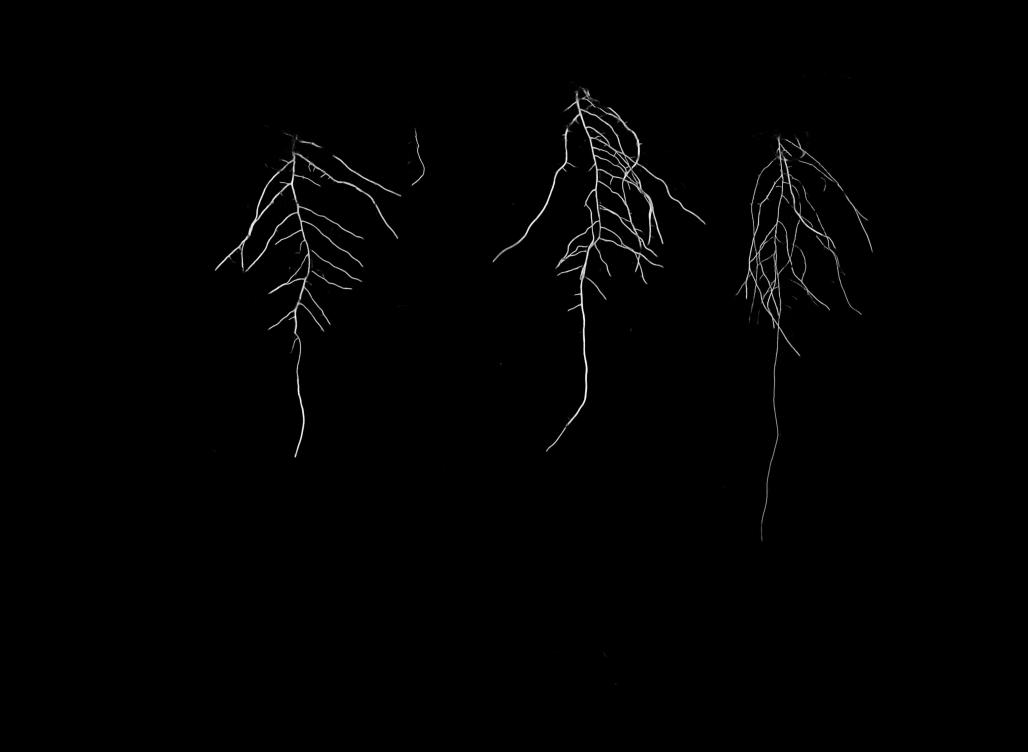
#> input picture Computer Vision Object Detection and Segmentation/Prediction Image.png, 4112 x 3006 px, given in place of output.png, which was not available (shown at 1/4 size)
$ jupyter execute --allow-errors 'project_steps - Error analysis and iteration.ipynb'   (text cells are left out)
#> lines starting #> are read from the running program, lines starting #| are printed output that depends on the picture; after the words box and inside, x2 and y2 are one past the last pixel; in counts of white or black regions, pixels touching at a corner belong together; pictures that were not available may be replaced by others from this repository, and a replacement may not be noted
[cell 1]
import cv2
import skimage
import matplotlib.pyplot as plt
import numpy as np
import matplotlib.image as mpimg
import os
import random
from tensorflow.keras.preprocessing.image import ImageDataGenerator
from tensorflow.keras.utils import to_categorical
from keras.models import Model
import keras.backend as K
from keras.layers import Input, Conv2D, MaxPooling2D, UpSampling2D, concatenate, Conv2DTranspose, BatchNormalization, Dropout, Lambda
from keras.callbacks import EarlyStopping
import cv2
import numpy as np
from skimage import measure, morphology
from skimage.color import label2rgb
import matplotlib.pyplot as plt

[cell 2]
# [67 lines left out: function dataset_generator, not called in this run]

[cell 3]
def dataset_generator(patch_size, scaling_factor, output_directory):
    X = []
    y_combined = []
    patch_file_names = []

    image_dir = ""
    mask_dir = ""

    image_paths = glob.glob(os.path.join(image_dir, "*.png"))
    mask_root_paths = glob.glob(os.path.join(mask_dir, "*_root_mask.tif"))

    image_paths.sort()
    mask_root_paths.sort()

    patch_images_dir = os.path.join(output_directory, "images_patches")
    patch_masks_dir = os.path.join(output_directory, "masks_patches")
    os.makedirs(patch_images_dir, exist_ok=True)
    os.makedirs(patch_masks_dir, exist_ok=True)

    for img_path, root_path in zip(image_paths, mask_root_paths):
        image = cv2.imread(img_path, cv2.IMREAD_GRAYSCALE)
        root_mask = cv2.imread(root_path, cv2.IMREAD_GRAYSCALE)

        image = cv2.resize(image, (0, 0), fx=scaling_factor, fy=scaling_factor)
        root_mask = cv2.resize(root_mask, (0, 0), fx=scaling_factor, fy=scaling_factor)

        image, bbox = crop_petri_dish(image)
        root_mask = apply_crop(root_mask, bbox)
        image = padder(image, patch_size)
        root_mask = padder(root_mask, patch_size)

        image = np.array(image)
        root_mask = np.array(root_mask)

        image_patches = image.reshape(-1, patch_size, patch_size)
        mask_patches = root_mask.reshape(-1, patch_size, patch_size)

        base_name = os.path.splitext(os.path.basename(img_path))[0]
        patch_names = [f"{base_name}_patch_{i}" for i in range(len(image_patches))]
        patch_file_names.extend(patch_names)

        for i, (img_patch, mask_patch, patch_name) in enumerate(zip(image_patches, mask_patches, patch_names)):
            img_patch_path = os.path.join(patch_images_dir, f"{patch_name}.png")
            mask_patch_path = os.path.join(patch_masks_dir, f"{patch_name}.png")
            cv2.imwrite(img_patch_path, img_patch)
            cv2.imwrite(mask_patch_path, mask_patch)

        X.extend(image_patches)
        y_combined.extend(mask_patches)

    X = np.array(X, dtype=np.float32) / 255.0
    y_combined = np.array(y_combined, dtype=np.float32) / 255.0

    return X, y_combined, patch_file_names

output_directory = ""
patch_size = 128
scaling_factor = 1.0

#> (the rest of this cell did not finish here and is left out)

[cell 4]
def save_patches_directly(dataset_type, patch_size, scaling_factor, output_dir, train_ratio=0.8):
    image_dir = ""
    mask_dir = ""

    image_paths = sorted(glob.glob(os.path.join(image_dir, "*.png")))
    mask_shoot_paths = sorted(glob.glob(os.path.join(mask_dir, "*_shoot_mask.tif")))
    mask_seed_paths = sorted(glob.glob(os.path.join(mask_dir, "*_seed_mask.tif")))
    mask_root_paths = sorted(glob.glob(os.path.join(mask_dir, "*_root_mask.tif")))

    train_images_dir = os.path.join(output_dir, "train_images")
    train_masks_dir = os.path.join(output_dir, "train_masks")
    val_images_dir = os.path.join(output_dir, "val_images")
    val_masks_dir = os.path.join(output_dir, "val_masks")

    os.makedirs(train_images_dir, exist_ok=True)
    os.makedirs(train_masks_dir, exist_ok=True)
    os.makedirs(val_images_dir, exist_ok=True)
    os.makedirs(val_masks_dir, exist_ok=True)

    for img_path, shoot_path, seed_path, root_path in zip(image_paths, mask_shoot_paths, mask_seed_paths, mask_root_paths):
        image = cv2.imread(img_path, cv2.IMREAD_GRAYSCALE)
        shoot_mask = cv2.imread(shoot_path, cv2.IMREAD_GRAYSCALE)
        seed_mask = cv2.imread(seed_path, cv2.IMREAD_GRAYSCALE)
        root_mask = cv2.imread(root_path, cv2.IMREAD_GRAYSCALE)

        image = cv2.resize(image, (0, 0), fx=scaling_factor, fy=scaling_factor)
        shoot_mask = cv2.resize(shoot_mask, (0, 0), fx=scaling_factor, fy=scaling_factor)
        seed_mask = cv2.resize(seed_mask, (0, 0), fx=scaling_factor, fy=scaling_factor)
        root_mask = cv2.resize(root_mask, (0, 0), fx=scaling_factor, fy=scaling_factor)

        image, bbox = crop_petri_dish(image)
        shoot_mask = apply_crop(shoot_mask, bbox)
        seed_mask = apply_crop(seed_mask, bbox)
        root_mask = apply_crop(root_mask, bbox)

        image = padder(image, patch_size)
        shoot_mask = padder(shoot_mask, patch_size)
        seed_mask = padder(seed_mask, patch_size)
        root_mask = padder(root_mask, patch_size)

        combined_mask = np.zeros_like(shoot_mask, dtype=np.uint8)
        combined_mask[shoot_mask > 0] = 1
        combined_mask[seed_mask > 0] = 2
        combined_mask[root_mask > 0] = 3

        image_patches = patchify(image, (patch_size, patch_size), step=patch_size).reshape(-1, patch_size, patch_size)
        combined_patches = patchify(combined_mask, (patch_size, patch_size), step=patch_size).reshape(-1, patch_size, patch_size, 1)

        indices = np.arange(len(image_patches))
        train_indices, val_indices = train_test_split(indices, train_size=train_ratio, random_state=42)

        for split, indices, img_dir, mask_dir in [
            ("train", train_indices, train_images_dir, train_masks_dir),
            ("val", val_indices, val_images_dir, val_masks_dir),
        ]:
            for idx in indices:
                if np.any(combined_patches[idx] > 0):
                    base_name = os.path.splitext(os.path.basename(img_path))[0]
                    img_patch_path = os.path.join(img_dir, f"{base_name}_patch_{idx}.png")
                    mask_patch_path = os.path.join(mask_dir, f"{base_name}_patch_{idx}.png")
                    cv2.imwrite(img_patch_path, (image_patches[idx]).astype(np.uint8))
                    cv2.imwrite(mask_patch_path, (combined_patches[idx].squeeze() * 255).astype(np.uint8))

output_directory = ""
dataset_type = "train"
patch_size = 128
scaling_factor = 1.0

#> (the rest of this cell did not finish here and is left out)

[cell 5]
output_dir = ""

train_images_dir = os.path.join(output_dir, "train_images", "images")
train_masks_dir = os.path.join(output_dir, "train_masks", "masks")
val_images_dir = os.path.join(output_dir, "val_images", "images")
val_masks_dir = os.path.join(output_dir, "val_masks", "masks")

def create_directory(directory):
    if not os.path.exists(directory):
        os.makedirs(directory)

create_directory(train_images_dir)
create_directory(train_masks_dir)
create_directory(val_images_dir)
create_directory(val_masks_dir)

[cell 6]
def save_patches_directly(dataset_type, patch_size, scaling_factor, output_dir, train_ratio=0.8, root_coverage_threshold=0.8):
    image_dir = ""
    mask_root_dir = ""

    image_paths = sorted(glob.glob(os.path.join(image_dir, "*.png")))
    mask_root_paths = sorted(glob.glob(os.path.join(mask_root_dir, "*_root_mask.tif")))
    mask_seed_paths = sorted(glob.glob(os.path.join(mask_root_dir, "*_seed_mask.tif")))

    train_images_dir = os.path.join(output_dir, "train_images", "images")
    train_masks_dir = os.path.join(output_dir, "train_masks", "masks")
    val_images_dir = os.path.join(output_dir, "val_images", "images")
    val_masks_dir = os.path.join(output_dir, "val_masks", "masks")

    os.makedirs(train_images_dir, exist_ok=True)
    os.makedirs(train_masks_dir, exist_ok=True)
    os.makedirs(val_images_dir, exist_ok=True)
    os.makedirs(val_masks_dir, exist_ok=True)

    for img_path, root_path, seed_path in zip(image_paths, mask_root_paths, mask_seed_paths):
        image = cv2.imread(img_path, cv2.IMREAD_GRAYSCALE)
        root_mask = cv2.imread(root_path, cv2.IMREAD_GRAYSCALE)
        seed_mask = cv2.imread(seed_path, cv2.IMREAD_GRAYSCALE)

        combined_mask = cv2.add(root_mask, seed_mask)

        image = cv2.resize(image, (0, 0), fx=scaling_factor, fy=scaling_factor)
        combined_mask = cv2.resize(combined_mask, (0, 0), fx=scaling_factor, fy=scaling_factor)

        image_patches = patchify(image, (patch_size, patch_size), step=patch_size).reshape(-1, patch_size, patch_size)
        mask_patches = patchify(combined_mask, (patch_size, patch_size), step=patch_size).reshape(-1, patch_size, patch_size)

        indices = np.arange(len(image_patches))
        train_indices, val_indices = train_test_split(indices, train_size=train_ratio, random_state=42)

        for split, indices, img_dir, mask_dir in [
            ("train", train_indices, train_images_dir, train_masks_dir),
            ("val", val_indices, val_images_dir, val_masks_dir),
        ]:
            for idx in indices:
                patch = mask_patches[idx]
                if np.sum(patch > 0) / patch.size >= root_coverage_threshold:
                    base_name = os.path.splitext(os.path.basename(img_path))[0]
                    img_patch_path = os.path.join(img_dir, f"{base_name}_patch_{idx}.png")
                    mask_patch_path = os.path.join(mask_dir, f"{base_name}_patch_{idx}.png")

                    cv2.imwrite(img_patch_path, image_patches[idx].astype(np.uint8))
                    cv2.imwrite(mask_patch_path, mask_patches[idx].astype(np.uint8))

output_directory = ""
dataset_type = "train"
patch_size = 128
scaling_factor = 1.0

#> (the rest of this cell did not finish here and is left out)

[cell 7]
def filter_masks_without_images(image_dir, mask_dir, output_dir, mask_suffix='_root_mask'):
    if not os.path.exists(output_dir):
        os.makedirs(output_dir)

    image_paths = glob.glob(os.path.join(image_dir, "*.png"))
    mask_paths = glob.glob(os.path.join(mask_dir, f"*{mask_suffix}.tif"))

    image_names = set(os.path.splitext(os.path.basename(image))[0] for image in image_paths)

    moved_count = 0
    for mask_path in mask_paths:
        mask_base_name = os.path.splitext(os.path.basename(mask_path))[0].replace(mask_suffix, '')

        if mask_base_name not in image_names:
            output_path = os.path.join(output_dir, os.path.basename(mask_path))
            shutil.move(mask_path, output_path)
            print(f"Moved {mask_path} to {output_path}")
            moved_count += 1

    if moved_count == 0:
        print("No unmatched masks found.")
    else:
        print(f"Total unmatched masks moved: {moved_count}")

image_directory = ""
mask_directory = ""
output_directory = ""

#> (the rest of this cell did not finish here and is left out)

[cell 8]
def rename_files_in_folder(folder_path, new_base_name, suffix_start=1):
#> called with folder_path = '', new_base_name = 'Image', suffix_start = 1
    files = [f for f in os.listdir(folder_path) if os.path.isfile(os.path.join(folder_path, f))]
    files.sort()

    for i, filename in enumerate(files, start=suffix_start):
        _, extension = os.path.splitext(filename)
        new_filename = f"{new_base_name}_{i}{extension}"
        old_file = os.path.join(folder_path, filename)
        new_file = os.path.join(folder_path, new_filename)
        os.rename(old_file, new_file)

folder1 = ""
folder2 = ""
new_base_name_images = "Image"
new_base_name_masks = "Mask"

rename_files_in_folder(folder1, new_base_name_images, 1)
rename_files_in_folder(folder2, new_base_name_masks, 1)

[cell 9]
patch_size = 128
#> (the rest of this cell did not finish here and is left out)

[cell 10]
# [19 lines left out: function reverse_crop_and_padding, not called in this run]

#> (the rest of this cell did not finish here and is left out)

[cell 11]
import cv2
import numpy as np

# [19 lines left out: function reverse_crop_and_padding, not called in this run]

#> (the rest of this cell did not finish here and is left out)

[cell 12]
path = "output.png"
image = cv2.imread(path)
#> image is the input picture: shape (3006, 4112, 3); min 0, max 255, mean 1.8
plt.imshow(image)

[cell 13]
path = "output2.png"
image = cv2.imread(path)
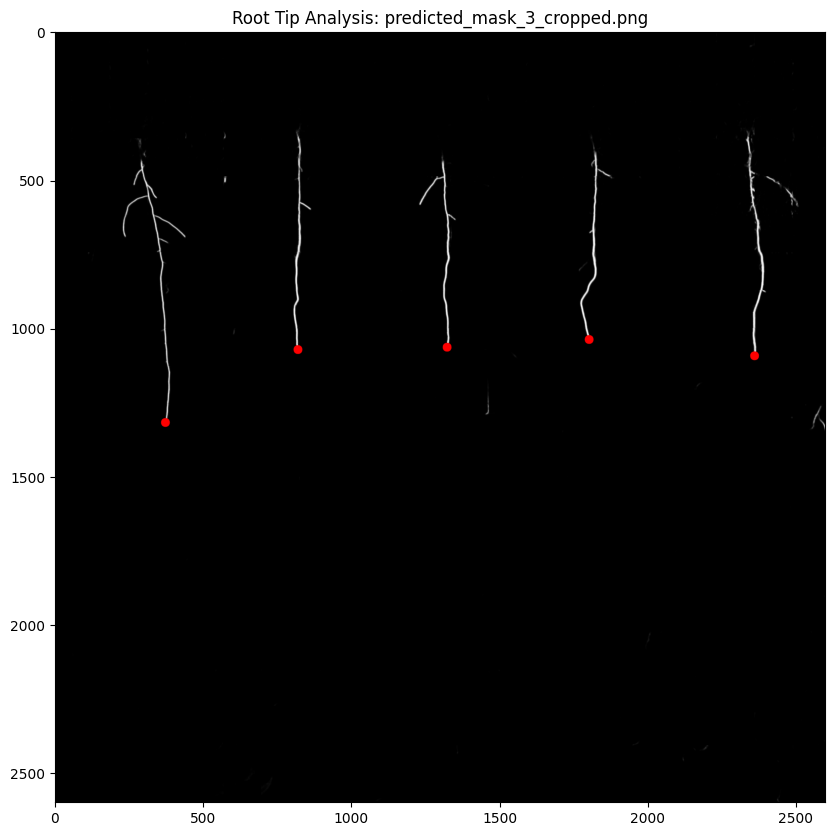
#> input picture images/output6.png, 834 x 836 px, given in place of output2.png, which was not available
#> image is the input picture: shape (836, 834, 3); mean B, G, R 37.3, 37.3, 37.4
plt.imshow(image)

[cell 14]
# [6 lines left out: function display_image, not called in this run]

image_path = ""
image = cv2.imread(image_path, cv2.IMREAD_GRAYSCALE)
#> image: shape (836, 834)

blurred = cv2.GaussianBlur(image, (5, 5), 0)

thresh = cv2.adaptiveThreshold(blurred, 200, cv2.ADAPTIVE_THRESH_GAUSSIAN_C,
                               cv2.THRESH_BINARY_INV, 11, 2)
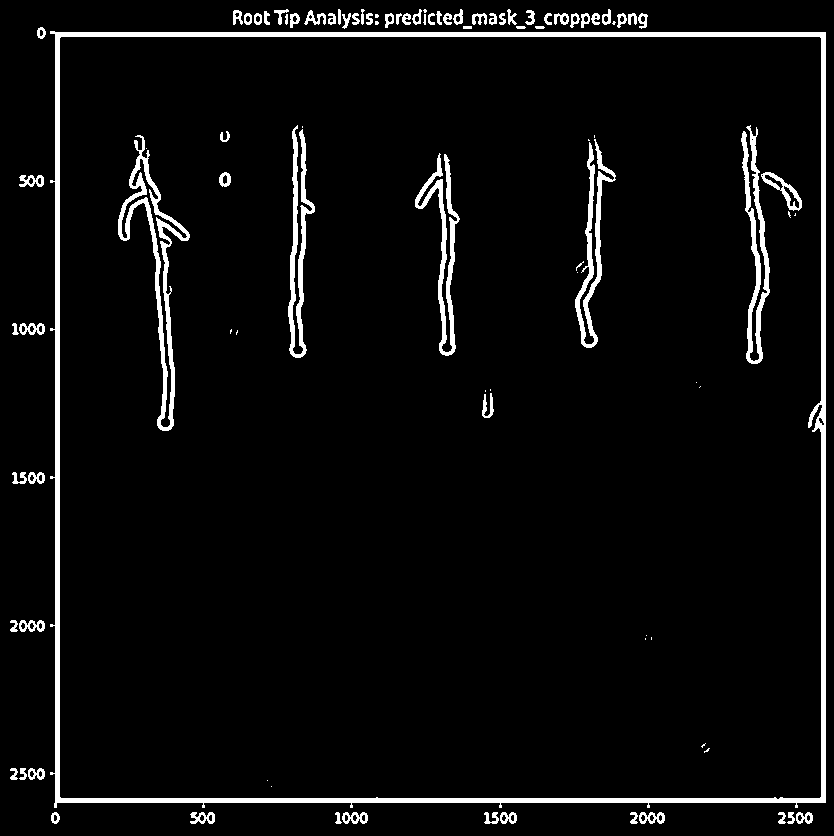
#> thresh: shape (836, 834); values 0 (black) and 200 (white), 4.9% white; 97 white regions (25 under 20 px), largest, box (x1, y1, x2, y2) and area: (50, 31, 826, 808) 15635, (118, 135, 190, 431) 3502, (741, 125, 770, 364) 2304

kernel = np.ones((3,3), np.uint8)
closing = cv2.morphologyEx(thresh, cv2.MORPH_CLOSE, kernel, iterations=2)
#> closing: shape (836, 834); values 0 (black) and 200 (white), 6.1% white; 27 white regions (9 under 20 px), largest, box (x1, y1, x2, y2) and area: (37, 9, 826, 824) 21010, (118, 135, 190, 431) 5026, (741, 125, 802, 364) 3889

num_labels, labels, stats, centroids = cv2.connectedComponentsWithStats(closing, connectivity=8)
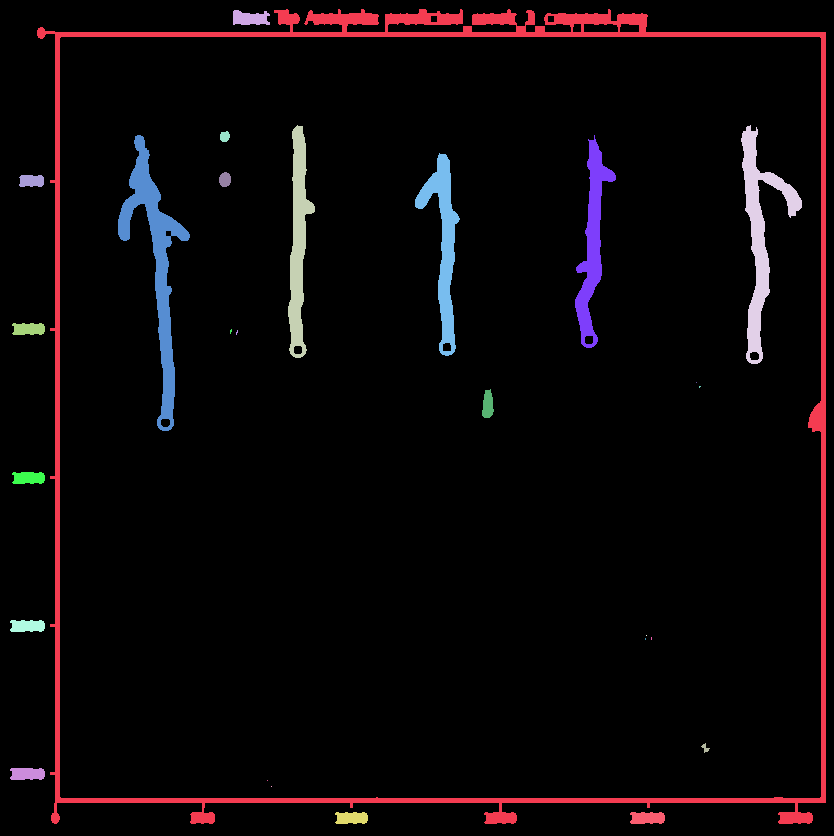
#> labels: shape (836, 834) int32; 28 distinct labels, from 0 to 27; one colour per label, 0 black
#> num_labels = 28; stats = 28 rows, first 6: [0, 0, 834, 836, 654835], [37, 9, 789, 815, 21010], [233, 10, 37, 15, 425], [288, 125, 27, 233, 3034], [741, 125, 61, 239, 3889], [220, 131, 10, 11, 88]; centroids = 28 pairs, first value 26.87 to 759.9, second value 17.95 to 817.6

sorted_stats = sorted(stats[1:], key=lambda x: x[cv2.CC_STAT_AREA], reverse=True)
#> sorted_stats = 27 items, first 6: [37, 9, 789, 815, 21010], [118, 135, 72, 296, 5026], [741, 125, 61, 239, 3889], [288, 125, 27, 233, 3034], [415, 153, 45, 203, 3030], [575, 135, 41, 213, 2990]

output_image = cv2.cvtColor(image, cv2.COLOR_GRAY2BGR)

for i in range(min(4, len(sorted_stats))):
    x, y, w, h, area = sorted_stats[i]
    cv2.rectangle(output_image, (x, y), (x+w, y+h), (0, 255, 0), 2)
#> this loop made 4 passes
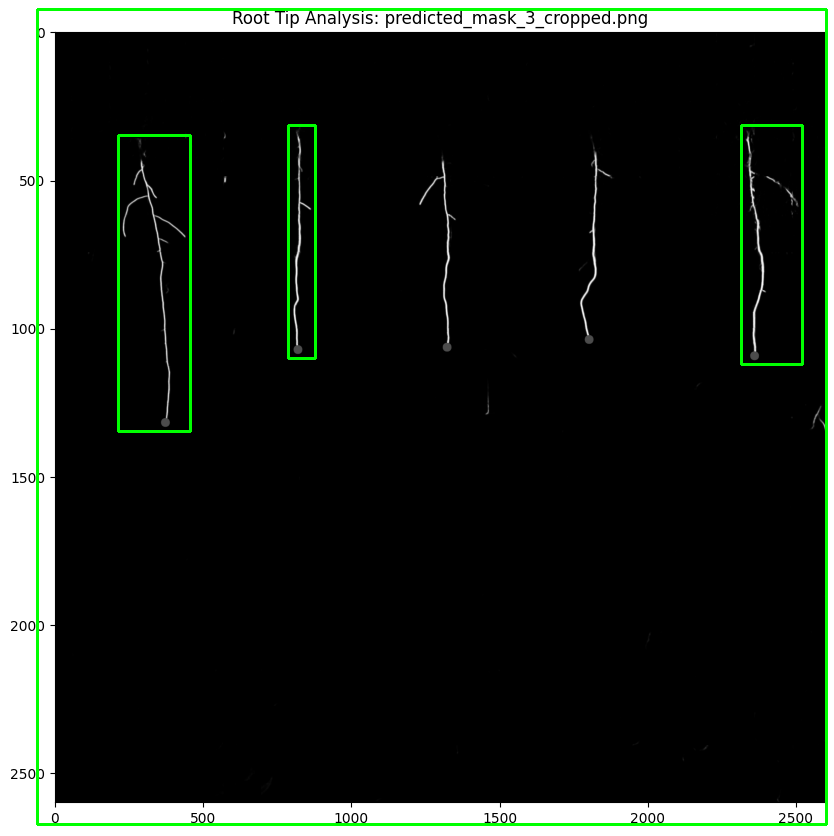
#> output_image: shape (836, 834, 3); mean B, G, R 34.2, 39.7, 34.2

[cell 15]
path = "output3.png"
image = cv2.imread(path)
#> (the rest of this cell did not finish here and is left out)

[cell 16]
image_dir = ""
output_dir = ""

#> (the rest of this cell did not finish here and is left out)

[cell 17]
def extract_number(filename):
    parts = re.findall(r'\d+', filename)
    return int(parts[-1]) if parts else 0

# [32 lines left out: functions padder, patchify, unpatchify, not called in this run]

model_path = ''
#> (the rest of this cell did not finish here and is left out)

[cell 18]
import cv2
import numpy as np
import matplotlib.pyplot as plt
from skimage import morphology, img_as_ubyte

# [13 lines left out: functions display_image, skeletonize_image, not called in this run]

image_path = r"C:\Users\emilp\Documents\Buas_Y2\Block_B\data_sets\Kaggle\predicted masks\2\predicted_mask_12.png"
color_image = cv2.imread(image_path, cv2.IMREAD_COLOR)
#> (the rest of this cell did not finish here and is left out)

[cell 19]
path = "output4.png"
image = cv2.imread(path)
#> (the rest of this cell did not finish here and is left out)

[cell 20]
# [6 lines left out: function display_image, not called in this run]

def skeletonize_image(image):
    _, binary_image = cv2.threshold(image, 0, 255, cv2.THRESH_BINARY + cv2.THRESH_OTSU)
    skeleton = skeletonize(binary_image > 0)
    return img_as_ubyte(skeleton)

image_path = ""
color_image = cv2.imread(image_path, cv2.IMREAD_COLOR)
gray_image = cv2.cvtColor(color_image, cv2.COLOR_BGR2GRAY)

blurred = cv2.GaussianBlur(gray_image, (5, 5), 0)
thresh = cv2.adaptiveThreshold(blurred, 255, cv2.ADAPTIVE_THRESH_GAUSSIAN_C, cv2.THRESH_BINARY_INV, 11, 2)
#> thresh: shape (836, 834); 4.9% white; 97 white regions (25 under 20 px), largest, box (x1, y1, x2, y2) and area: (50, 31, 826, 808) 15635, (118, 135, 190, 431) 3502, (741, 125, 770, 364) 2303

kernel = np.ones((3, 3), np.uint8)
closing = cv2.morphologyEx(thresh, cv2.MORPH_CLOSE, kernel, iterations=2)
#> closing: shape (836, 834); 6.1% white; 27 white regions (9 under 20 px), largest, box (x1, y1, x2, y2) and area: (37, 9, 826, 824) 21010, (118, 135, 190, 431) 5026, (741, 125, 802, 364) 3888

num_labels, labels, stats, centroids = cv2.connectedComponentsWithStats(closing, connectivity=8)
#> labels: shape (836, 834) int32; 28 distinct labels, from 0 to 27
#> stats = 28 rows, first 6: [0, 0, 834, 836, 654834], [37, 9, 789, 815, 21010], [233, 10, 37, 15, 425], [288, 125, 27, 233, 3035], [741, 125, 61, 239, 3888], [220, 131, 10, 11, 88]
sorted_stats = sorted(stats[1:], key=lambda x: x[cv2.CC_STAT_AREA], reverse=True)
#> sorted_stats = 27 items, first 6: [37, 9, 789, 815, 21010], [118, 135, 72, 296, 5026], [741, 125, 61, 239, 3888], [288, 125, 27, 233, 3035], [415, 153, 45, 203, 3031], [575, 135, 41, 213, 2990]

#> (the rest of this cell did not finish here and is left out)
